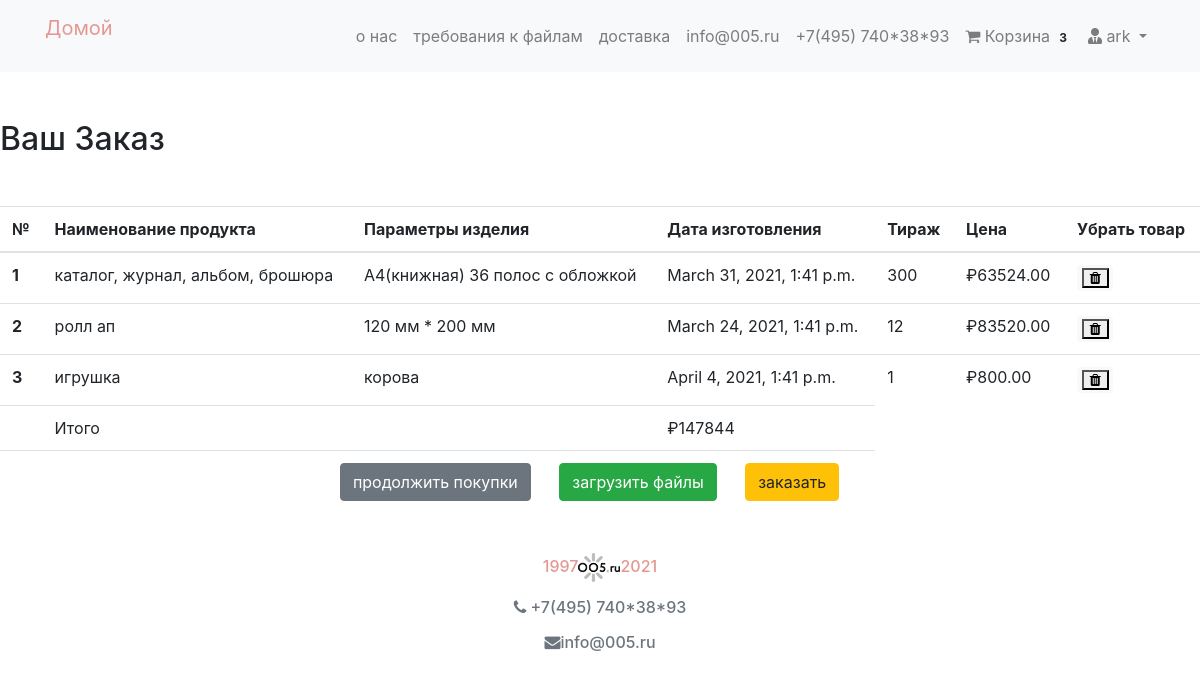
The app's page /cart/ (signed in) with its own data.
### cart/models.py (models this page shows, shortened)
class Order(models.Model):
    orderitems  = models.ManyToManyField(Cart)
    user = models.ForeignKey(User, on_delete=models.CASCADE)
    ordered = models.BooleanField(default=False)
    created = models.DateTimeField(auto_now_add=True)
    paymentId = models.CharField(max_length=200, blank=True , null=True)
    orderId = models.CharField(max_length=200, blank=True, null=True)
    def get_totals(self):
        total = 0
        for order_item in self.orderitems.all():
            total += order_item.get_total()
        return total

class Cart(models.Model):
    user = models.ForeignKey(User, on_delete=models.CASCADE)
    item = models.ForeignKey(Product, on_delete=models.CASCADE)
    quantity = models.IntegerField(default=1)
    purchased = models.BooleanField(default=False)
    created = models.DateTimeField(auto_now_add=True)
    def get_total(self):
        boxsize = self.item.boxsizes_set.get(value = self.item.box_size)
        if self.item.tirazh<self.item.lim1:
            self.item.tirazh=self.item.lim1
        elif self.item.tirazh>self.item.lim2:
            self.item.tirazh=self.item.lim2
        a = float(boxsize.b*self.item.tirazh**2+boxsize.h*self.item.tirazh**1+boxsize.d)*self.item.p
        return a

### products/models.py (models this page shows, shortened)
class  Product(PolymorphicModel):
    mainimage = models.ImageField(upload_to='products/', blank=True, null=True)
    name = models.CharField(max_length=300, default = None, null=True)
    slug = models.SlugField(default = None, null=True)
    subcategory = models.ForeignKey(SubCategory, on_delete=models.CASCADE, default = None, null=True)
    category = models.ForeignKey(Category, on_delete=models.CASCADE, default = None, null=True)
    preview_text = models.TextField(max_length=50, verbose_name='Preview Text', blank=True, null=True)
    detail_text = models.TextField(max_length=1000, verbose_name='Detail Text', blank=True, null=True)
    lim1 = models.FloatField(default = None, null=True)
    lim2 = models.FloatField(default = None, null=True)
    tirazh = models.IntegerField(null=False)
    t = models.IntegerField(null=True)
    p = models.FloatField(default = None, null=True)
    box_size = models.CharField(max_length=50)
    def timeplus(self):
        t = self.t
        futuredate = datetime.now() + timedelta(days=t)
        return futuredate
    def calc(self):
        boxsize = self.boxsizes_set.get(value = self.box_size)
        a = float(boxsize.b*self.tirazh**2+boxsize.h*self.tirazh**1+boxsize.d)*self.p
        if self.tirazh<self.lim1:
            self.tirazh=self.lim1
        elif self.tirazh>self.lim2:
            self.tirazh=self.lim2
        return "{0:.2f}".format(round(a,0))

class Note2 (Product):
    def __init__(self, *args, **kwargs):
        super(Note2, self).__init__(*args, **kwargs)

class BoxSizes(models.Model):
    value = models.CharField(max_length=80)
    name = models.CharField(max_length=80)
    product = models.ForeignKey(Product, on_delete=models.CASCADE, null = True, blank = True)
    b = models.FloatField(null = True, blank = True)
    h = models.FloatField(null = True, blank = True)
    d = models.FloatField(null = True, blank = True)

class Note1 (Product):
    def __init__(self, *args, **kwargs):
        super(Note1, self).__init__(*args, **kwargs)

### cart/views.py (the view)
# urls.py: path('cart/', CartView, name='cart-home'),
def CartView(request):
    user = request.user
    carts = Cart.objects.filter(user=user, purchased=False)
    orders = Order.objects.filter(user=user, ordered=False)
    if carts.exists():
        if orders.exists():
            order = orders[0]
            return render(request, 'cart/home.html', {"carts": carts, 'order': order})
        else:
            messages.warning(request, "У вас нет никакого товара в вашей корзине")
            return redirect("mainapp:home")
    else:
        messages.warning(request, "У вас нет никакого товара в вашей корзине")
        return redirect("mainapp:home")

### cart/templatetags/cart_tag.py (called while the page is built)
@register.filter
def cart_total(user):
    order = Order.objects.filter(user=user, ordered=False)
    if order.exists():
    	return order[0].orderitems.count()
    else:
    	return 0

### cart/templates/cart/home.html (shortened to what this page needs)
{% extends 'products/base.html' %}
{% block content %}
<div class="my-5">
	<h2>Ваш Заказ</h2>
</div>
<table class="table table-hover">
  <thead>
    <tr>
      <th scope="col">№</th>
      <th scope="col">Наименование продукта</th>
      <th scope="col">Параметры изделия</th>
      <th scope="col">Дата изготовления</th>
      <th scope="col">Тираж</th>
      <th scope="col">Цена</th>
      <th scope="col">Убрать товар</th>
    </tr>
  </thead>
  <tbody>
  	{% for cart in carts %}
    <tr>
      <th scope="row">{{ forloop.counter }}</th>
      <td>{{ cart.item.name }}</td>
      <td>{{ cart.item.box_size}}</td
      <td>
      <td> {{ cart.item.timeplus}} </td>
      <td>
      </td>
      <td>₽{{ cart.item.calc }}</td>
      <td>
        <a class="mr-2" href="{% url 'mainapp:decrease-cart' cart.item.slug %}"><span class="badge badge-light"><button style="font-size:14px"> <i class="fa fa-trash" aria-hidden="true"></i></i></button></span></a>
     <html>
      <head>
      <link rel="stylesheet" href="https://cdnjs.cloudflare.com/ajax/libs/font-awesome/4.7.0/css/font-awesome.min.css">
      </head>
      <body>
    </td>
    </tr>
	{% endfor %}
    <tr>
      <th scope="row"></th>
      <td colspan="2">Итого</td>
      <td>₽{{ order.get_totals| floatformat:0 }}</td>
    </tr>
    <tr>
      <th scope="row"></th>
      <td colspan="3" class="text-right ">
       <a href="/" class="btn btn-secondary mr-4" >продолжить покупки</a>
        <a href="{% url 'mainapp:upload_file' %}" class="btn btn-success mr-4"> загрузить файлы</a>
       <a href="{% url 'checkout:index' %}" class="btn btn-warning mr-4">заказать</a>
      </td>
    </tr>
  </tbody>
</table>
{% endblock %}

### products/templates/products/navbar.html (shortened to what this page needs)
{% load cart_tag %}
<nav class="navbar navbar-expand-lg navbar-light bg-light">
  <div class="container">
  <a class="navbar-brand" href="/"><p style="color:rgb(229, 152, 147)">Домой</p></a>
  <div class="collapse navbar-collapse" id="navbarNav">
    <ul class="navbar-nav ml-auto">
      <li {% if request.path == 'contact' %}class="nav-item active"{% else %}class="nav-item"{% endif %}>
        <a class="nav-link" href="/about.html/">о нас <span class="sr-only">(current)</span></a>
      </li>
      <li class="nav-item">
        <a class="nav-link" href="/requirements.html/">требования к файлам</a>
      </li>
      <li class="nav-item">
        <a class="nav-link" href="/delivery.html/">доставка</a>
      </li>
      <a class="nav-link" href="/">info@005.ru</a>
      <a class="nav-link" href="/">+7(495) 740*38*93</a>
      {% if request.user.is_authenticated %}
      <li class="nav-item">
        <a class="nav-link" href="{% url 'mainapp:cart-home' %}">
          <i class="fa fa-shopping-cart"></i>  Корзина
          <span class="badge badge-light">{{ request.user| cart_total }}</span>
        </a>
      </li>
      <li class="nav-item dropdown">
        <a class="nav-link dropdown-toggle" href="#" id="navbarDropdown" role="button" data-toggle="dropdown" aria-haspopup="true" aria-expanded="false">
          <i class="fas fa-user-tie"></i> {{ request.user.username }}
        </a>
      </li>
      {% else %}
       <li class="nav-item">
        <a  class="btn btn-success" href="/accounts/login/">Логин / Регистрация</a>
      </li>
      {% endif %}
    </ul>
  </div>
  </div>
</nav>

### cart/templates/cart/home.html (style rules this page uses)
body { background-image: url("/media/products/p1.png"); }

### records on screen
Cart: item.name "каталог, журнал, альбом, брошюра", item.box_size "А4(книжная) 36 полос с обложкой", item.timeplus "March 31, 2021, 1:41 p.m.", item.calc "63524.00"
Cart: item.name "ролл ап", item.box_size "120 мм * 200 мм", item.timeplus "March 24, 2021, 1:41 p.m.", item.calc "83520.00"
Cart: item.name "игрушка", item.box_size "корова", item.timeplus "April 4, 2021, 1:41 p.m.", item.calc "800.00"
Order: get_totals "147844"

### other values on screen
{{ request.user| cart_total }} "3"
{{ request.user.username }} "ark"
